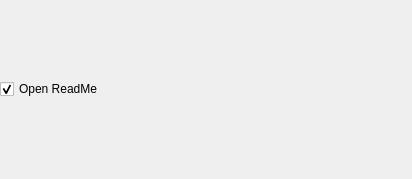
<?xml version="1.0" encoding="UTF-8"?>
<ui version="4.0">
 <class>ReadMeCheckBoxForm</class>
 <widget class="QWidget" name="ReadMeCheckBoxForm">
  <property name="geometry">
   <rect>
    <x>0</x>
    <y>0</y>
    <width>412</width>
    <height>179</height>
   </rect>
  </property>
  <layout class="QVBoxLayout" name="verticalLayout">
   <property name="margin">
    <number>0</number>
   </property>
   <item>
    <widget class="QCheckBox" name="readMeCheckBox">
     <property name="text">
      <string>Open ReadMe</string>
     </property>
     <property name="checked">
      <bool>true</bool>
     </property>
     <property name="tristate">
      <bool>false</bool>
     </property>
    </widget>
   </item>
  </layout>
 </widget>
 <resources/>
 <connections/>
</ui>
